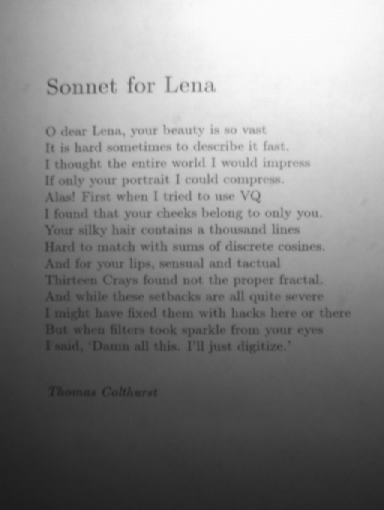
%> input picture inclass/son1.gif, 384 x 510 px
$ octave AdaptiveFilteringSon1_MainCode.m   (GNU Octave 9; MATLAB toolbox functions it lacks are replaced by stand-ins)
%> lines starting %> are read from the running program, lines starting %| are printed output that depends on the picture
project_root_dir = strcat(getenv('HOME'), '/comp510project');
inclass_image_root_dir = strcat(project_root_dir, '/inclass');
extras_image_root_dir = strcat(project_root_dir, '/extras');
output_image_root_dir = strcat(project_root_dir, '/output/');
[im1,map]=imread(strcat(inclass_image_root_dir,'/son1.gif'));
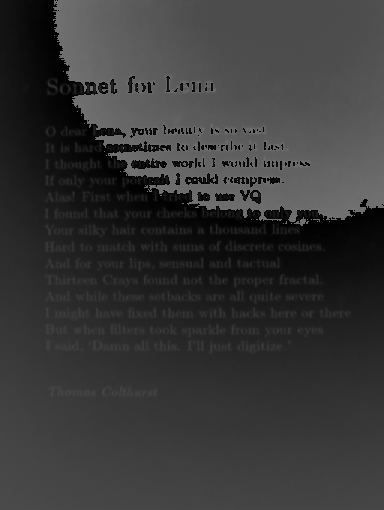
%> im1: size 510x384 uint8; min 0, max 112, mean 55.3
%> map = 128 rows, first 12: [0.694 0.694 0.694; 0.686 0.686 0.686; 0.678 0.678 0.678; 0.671 0.671 0.671; 0.663 0.663 0.663; 0.655 0.655 0.655; 0.647 0.647 0.647; 0.639 0.639 0.639; 0.631 0.631 0.631; 0.624 0.624 0.624; 0.616 0.616 0.616; 0.608 0.608 0.608]
if ~isempty(map)
    im1 = ind2rgb(im1,map);
%> im1: size 510x384x3 double
end

im1=mat2gray(im1);
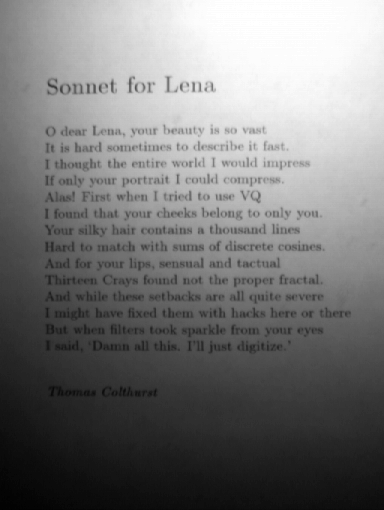
%> im1: size 510x384x3 double; min 0, max 1, mean 0.474

%------------------Adaptive threshold-------------------------
%> (the run ends here)

$ run again, with inclass/10_27d.tif saved as inclass/son1.gif
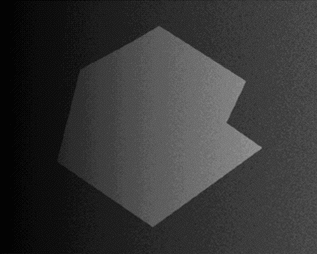
%> input picture inclass/10_27d.tif, 317 x 254 px
%> `[im1,map]=imread(strcat(inclass_image_root_dir,'/son1.gif'));`:
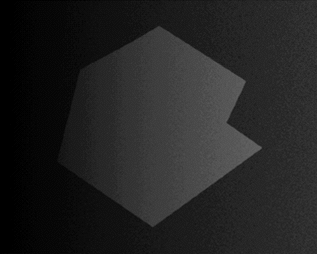
%> im1: size 254x317 uint8; min 0, max 100, mean 34.9
%> map = 128 rows, first 12: [0.0118 0.0118 0.0118; 0.0196 0.0196 0.0196; 0.0235 0.0235 0.0235; 0.0353 0.0353 0.0353; 0.0392 0.0392 0.0392; 0.0431 0.0431 0.0431; 0.051 0.051 0.051; 0.0549 0.0549 0.0549; 0.0588 0.0588 0.0588; 0.0667 0.0667 0.0667; 0.0706 0.0706 0.0706; 0.0745 0.0745 0.0745]
%> `im1=mat2gray(im1);`:
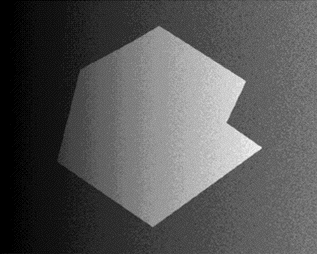
%> im1: size 254x317x3 double; min 0, max 1, mean 0.34

$ run again, with inclass/COFFEE.TIF saved as inclass/son1.gif
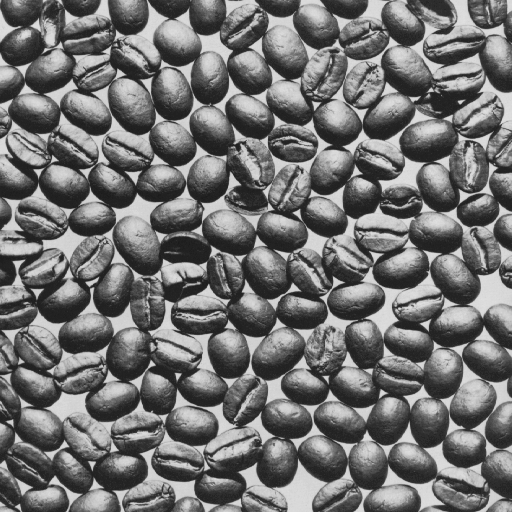
%> input picture inclass/COFFEE.TIF, 512 x 512 px
%> `[im1,map]=imread(strcat(inclass_image_root_dir,'/son1.gif'));`:
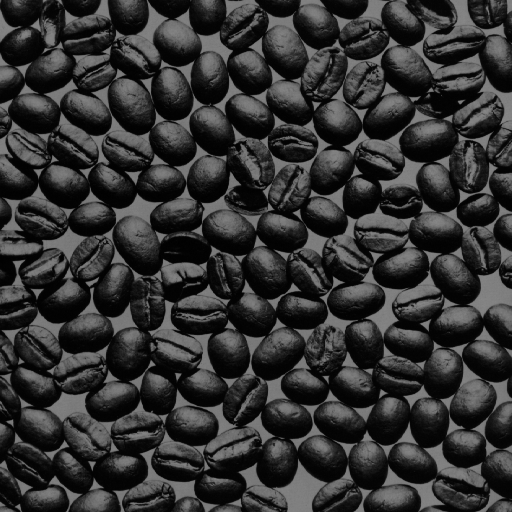
%> im1: size 512x512 uint8; min 0, max 135, mean 50.3
%> map = 256 rows, first 12: [0.106 0.106 0.106; 0.118 0.118 0.118; 0.129 0.129 0.129; 0.137 0.137 0.137; 0.149 0.149 0.149; 0.173 0.173 0.173; 0.18 0.18 0.18; 0.188 0.188 0.188; 0.196 0.196 0.196; 0.204 0.204 0.204; 0.212 0.212 0.212; 0.227 0.227 0.227]
%> `im1=mat2gray(im1);`:
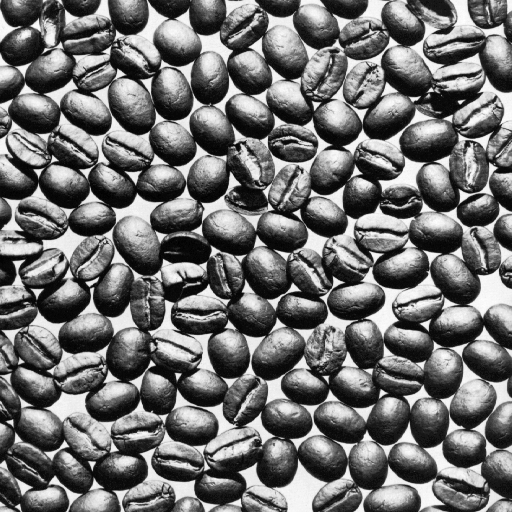
%> im1: size 512x512x3 double; min 0, max 1, mean 0.44
